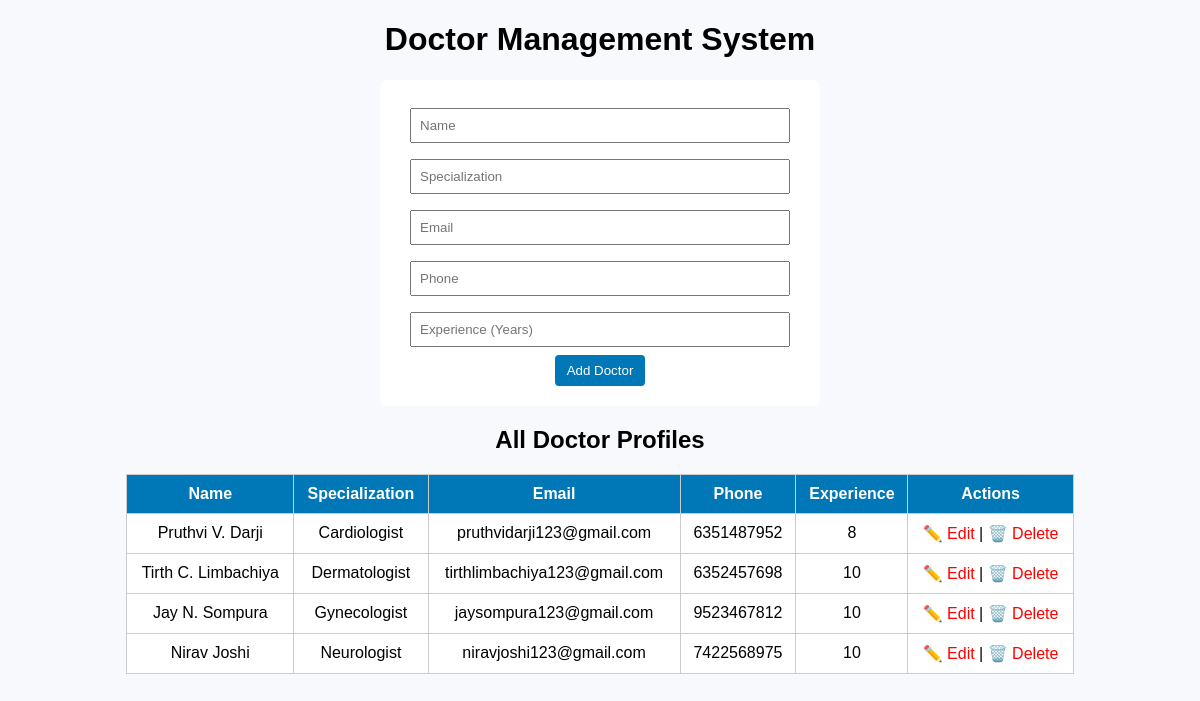
The page / on the database its author committed.
### doctorapp/models.py (models this page shows, shortened)
class Doctor(models.Model):
    name = models.CharField(max_length=100)
    specialization = models.CharField(max_length=100)
    email = models.EmailField(unique=True)
    phone = models.CharField(max_length=15)
    experience = models.IntegerField()

### doctorapp/views.py (the view, shortened to what this page needs)
# urls.py: path('', views.doctor_list, name='doctor_list'),
def doctor_list(request):
    doctors = Doctor.objects.all()
    return render(request, 'doctorapp/doctor_list.html', {'doctors': doctors})

### doctorapp/templates/doctorapp/doctor_list.html (shortened to what this page needs)
<!DOCTYPE html>
<html lang="en">
<head>
</head>
<body>
    <h1>Doctor Management System</h1>
    <form method="POST">
        <input type="text" name="name" placeholder="Name" required><br>
        <input type="text" name="specialization" placeholder="Specialization" required><br>
        <input type="email" name="email" placeholder="Email" required><br>
        <input type="text" name="phone" placeholder="Phone" required><br>
        <input type="number" name="experience" placeholder="Experience (Years)" required><br>
        <button type="submit">Add Doctor</button>
    </form>
    <h2>All Doctor Profiles</h2>
    <table>
        <tr>
            <th>Name</th>
            <th>Specialization</th>
            <th>Email</th>
            <th>Phone</th>
            <th>Experience</th>
            <th>Actions</th>
        </tr>
        {% for doctor in doctors %}
        <tr>
            <td>{{ doctor.name }}</td>
            <td>{{ doctor.specialization }}</td>
            <td>{{ doctor.email }}</td>
            <td>{{ doctor.phone }}</td>
            <td>{{ doctor.experience }}</td>
            <td>
                <a href="{% url 'update_doctor' doctor.id %}">✏️ Edit</a> |
                <a href="{% url 'delete_doctor' doctor.id %}">🗑️ Delete</a>
            </td>
        </tr>
        {% empty %}
        <tr><td colspan="6">No doctor records found.</td></tr>
        {% endfor %}
    </table>
</body>
</html>

### doctorapp/templates/doctorapp/doctor_list.html (style rules this page uses)
body { font-family: Arial; background: #f7f9fc; text-align: center; }
table { width: 80%; margin: auto; border-collapse: collapse; background: white; }
th, td { border: 1px solid #ccc; padding: 10px; }
th { background: #0077b6; color: white; }
form { margin: 20px auto; background: white; width: 400px; padding: 20px; border-radius: 8px; }
input { width: 90%; padding: 8px; margin: 8px; }
button { background: #0077b6; color: white; padding: 8px 12px; border: none; border-radius: 4px; cursor: pointer; }
a { text-decoration: none; color: red; }

### rows shown on the page
Doctor: name "Pruthvi V. Darji", specialization "Cardiologist", email "pruthvidarji123@gmail.com", phone "6351487952", experience "8"
Doctor: name "Tirth C. Limbachiya", specialization "Dermatologist", email "tirthlimbachiya123@gmail.com", phone "6352457698", experience "10"
Doctor: name "Jay N. Sompura", specialization "Gynecologist", email "jaysompura123@gmail.com", phone "9523467812", experience "10"
Doctor: name "Nirav Joshi", specialization "Neurologist", email "niravjoshi123@gmail.com", phone "7422568975", experience "10"
